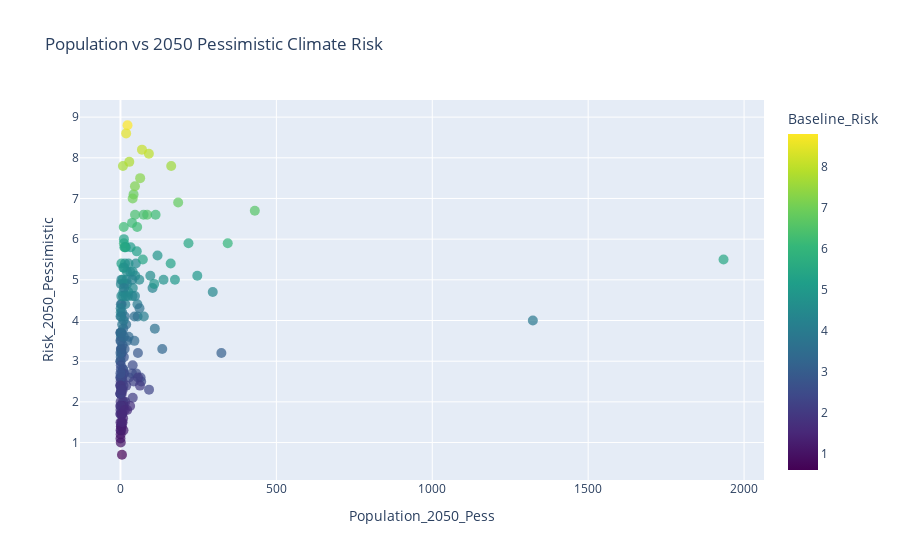

This figure's notebook cell:
### Markdown cell above
#### Population vs 2050 Pessimistic Climate Risk (Interactive)
This graph shows the country's equivalent risk and population exposure.

### Code cell
fig = px.scatter(
    df,
    x="Population_2050_Pess",
    y="Risk_2050_Pessimistic",
    hover_data=["Country", "Baseline_Risk"],
    color="Baseline_Risk",
    color_continuous_scale="Viridis",
    title="Population vs 2050 Pessimistic Climate Risk"
)

fig.update_traces(marker=dict(size=10, opacity=0.7))
fig.show()

### Figure 1 — Plotly figure (JSON) as saved in the notebook; plotly's stock layout.template omitted (floating-point values rounded to 4 significant figures; data arrays with more than 128 entries replaced by an {"elided": "..."} marker saying what was removed)
{"data": [{"customdata": {"elided": "191x2 mixed values"}, "hovertemplate": "Population_2050_Pess=%{x}<br>Risk_2050_Pessimistic=%{y}<br>Country=%{customdata[0]}<br>Baseline_Risk=%{marker.color}<extra></extra>", "legendgroup": "", "marker": {"color": {"elided": "191 float values"}, "coloraxis": "coloraxis", "opacity": 0.7, "size": 10, "symbol": "circle"}, "mode": "markers", "name": "", "orientation": "v", "showlegend": false, "type": "scatter", "x": {"elided": "191 float values"}, "xaxis": "x", "y": {"elided": "191 float values"}, "yaxis": "y"}], "layout": {"coloraxis": {"colorbar": {"title": {"text": "Baseline_Risk"}}, "colorscale": [[0, "#440154"], [0.1111, "#482878"], [0.2222, "#3e4989"], [0.3333, "#31688e"], [0.4444, "#26828e"], [0.5556, "#1f9e89"], [0.6667, "#35b779"], [0.7778, "#6ece58"], [0.8889, "#b5de2b"], [1, "#fde725"]]}, "legend": {"tracegroupgap": 0}, "title": {"text": "Population vs 2050 Pessimistic Climate Risk"}, "xaxis": {"anchor": "y", "domain": [0, 1], "title": {"text": "Population_2050_Pess"}}, "yaxis": {"anchor": "x", "domain": [0, 1], "title": {"text": "Risk_2050_Pessimistic"}}}}
